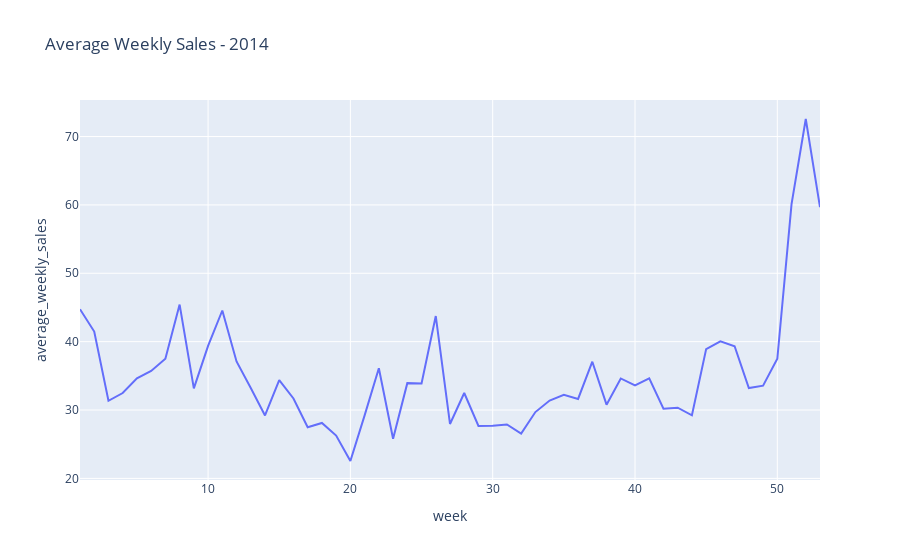

Here is the notebook cell this chart was saved with:
### Code cell
fig = px.line(
    data,
    x='week',
    y='average_weekly_sales',
    title=f' Average Weekly Sales - {year}')

fig.show()

### Figure 1 — Plotly figure (JSON) as saved in the notebook; plotly's stock layout.template omitted (floating-point values rounded to 4 significant figures)
{"data": [{"hovertemplate": "week=%{x}<br>average_weekly_sales=%{y}<extra></extra>", "legendgroup": "", "line": {"color": "#636efa", "dash": "solid"}, "marker": {"symbol": "circle"}, "mode": "lines", "name": "", "orientation": "v", "showlegend": false, "type": "scatter", "x": [1, 2, 3, 4, 5, 6, 7, 8, 9, 10, 11, 12, 13, 14, 15, 16, 17, 18, 19, 20, 21, 22, 23, 24, 25, 26, 27, 28, 29, 30, 31, 32, 33, 34, 35, 36, 37, 38, 39, 40, 41, 42, 43, 44, 45, 46, 47, 48, 49, 50, 51, 52, 53], "xaxis": "x", "y": [44.74, 41.48, 31.35, 32.49, 34.63, 35.72, 37.5, 45.42, 33.16, 39.38, 44.56, 37.11, 33.22, 29.2, 34.38, 31.69, 27.48, 28.11, 26.26, 22.54, 29.22, 36.11, 25.8, 33.93, 33.87, 43.74, 27.96, 32.49, 27.66, 27.7, 27.9, 26.56, 29.7, 31.38, 32.23, 31.62, 37.07, 30.78, 34.62, 33.6, 34.64, 30.19, 30.33, 29.23, 38.91, 40.04, 39.32, 33.22, 33.56, 37.5, 60.13, 72.57, 59.67], "yaxis": "y"}], "layout": {"legend": {"tracegroupgap": 0}, "title": {"text": " Average Weekly Sales - 2014"}, "xaxis": {"anchor": "y", "domain": [0, 1], "title": {"text": "week"}}, "yaxis": {"anchor": "x", "domain": [0, 1], "title": {"text": "average_weekly_sales"}}}}
